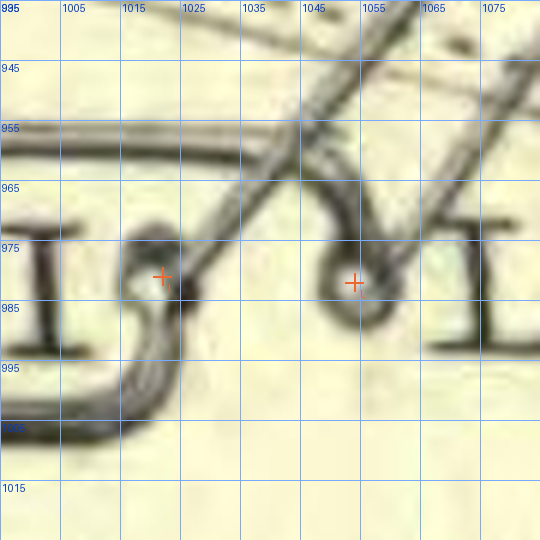
#> input picture noon/agent2-lantern/plate-crops/IL.png, 540 x 540 px
$ python plate.py plate-crops/IL.png
#> lines starting #> are read from the running program, lines starting #| are printed output that depends on the picture
"""plate.py: Young's own drawing of the arrangement (Lectures, 1807, Plate XXVIII, Fig. 401; the scan at the Internet Archive,
lecturescourseof01younrich, leaf 847, 2340 x 3086 pixels) measured.   python -I plate.py PLATE.jpg
The places of the pivots, of the lens and of the slider were read by me from enlarged pieces of the scan with a grid laid on them
(plate-crops/, made by this script with the places marked), to about a pixel and a half each way; every figure below carries what
that uncertainty does to it (20,000 draws, each place moved by a normal error of 1.5 pixels each way). The ground line under the
wheels is found by the script: the darkest row in six columns clear of the wheels, and a straight line through them."""
import math, os, sys, json
import numpy as np
HERE = os.path.dirname(os.path.abspath(__file__))
PLACES = {'I': (1022, 981), 'L': (1054, 982), 'K': (1209, 753), 'N': (1376, 990),      # the four pivots
          'F': (975, 916), 'E': (871, 916),                                               # the middle of the lens, the painted slider (edge-on)
          'Gleft': (1306, 916), 'Gright': (1376, 916)}                                    # the two faces of the dark bar that stands for the screen
GROUND_COLUMNS = (630, 780, 1000, 1100, 1200, 1290); BAND = (1085, 1125)
def ground(a):
    pts = [(x, BAND[0] + int(a[BAND[0]:BAND[1], x - 3:x + 4].mean(axis=1).argmin())) for x in GROUND_COLUMNS]; xs = np.array([p[0] for p in pts], float); ys = np.array([p[1] for p in pts], float)
    slope, icpt = np.polyfit(xs, ys, 1); return float(slope), float(icpt), pts, float(np.abs(ys - (slope * xs + icpt)).max())
def figures(P, slope):
    d = lambda a, b: math.hypot(P[a][0] - P[b][0], P[a][1] - P[b][1]); IK, KN, KL = d('I', 'K'), d('K', 'N'), d('K', 'L'); f_L = P['L'][0] - P['F'][0]; f_I = (P['I'][0] - P['E'][0]) / 2.0; s = P['F'][0] - P['E'][0]
    lens = lambda sp: 1 / (1 / s + 1 / sp); c2 = IK ** 2 - KL ** 2
    drop = (P['N'][1] - P['I'][1]) - slope * (P['N'][0] - P['I'][0])      # how far N lies below the line through I parallel to the ground (pixels, + is below)
    return {'KN_over_IK': KN / IK, 'IK': IK, 'KN': KN, 'KL': KL, 'IL': P['L'][0] - P['I'][0], 'LN': P['N'][0] - P['L'][0], 'f_by_L': f_L, 'f_by_I': f_I, 'f_by_lens_left': lens(P['Gleft'][0] - P['F'][0]), 'f_by_lens_right': lens(P['Gright'][0] - P['F'][0]),
            'c': math.sqrt(max(c2, 0)), 'c_over_f_by_L': math.sqrt(max(c2, 0)) / f_L, 'root_IL_LN': math.sqrt(max((P['L'][0] - P['I'][0]) * (P['N'][0] - P['L'][0]), 0)), 'N_drop_over_f': drop / f_L,
            'x_drawn': s - f_L, 'xprime_left': P['Gleft'][0] - P['F'][0] - f_L, 'xprime_right': P['Gright'][0] - P['F'][0] - f_L,
            'sharp_beyond': (f_L * s / (s - f_L)) if s > f_L else float('nan'), 'near_face_beyond': P['Gleft'][0] - P['F'][0], 'far_face_beyond': P['Gright'][0] - P['F'][0], 'c_over_f_by_lens_right': math.sqrt(max(c2, 0)) / lens(P['Gright'][0] - P['F'][0]), 'L_off_line_IN_over_f': ((P['L'][1] - P['I'][1]) - (P['N'][1] - P['I'][1]) * (P['L'][0] - P['I'][0]) / (P['N'][0] - P['I'][0])) / f_L, 'p_over_f': (P['I'][0] - P['E'][0]) / f_L, 'e_over_f': (P['Gright'][0] - P['Gleft'][0]) / f_L}      # the last four added after the sheet was scored (plate-as-sealed.py is as it was)
def measure(path, draws=20000, sd=1.5, seed=1807):
    from PIL import Image
    a = np.asarray(Image.open(path).convert('L'), float); slope, icpt, pts, off = ground(a); base = figures(PLACES, slope); rng = np.random.default_rng(seed); acc = {k: [] for k in base}
    for _ in range(draws):
        P = {k: (v[0] + rng.normal(0, sd), v[1] + rng.normal(0, sd)) for k, v in PLACES.items()}; fg = figures(P, slope)
        for k in fg: acc[k].append(fg[k])
    return {'ground_slope': slope, 'ground_points': pts, 'ground_worst_off': off, 'figures': {k: (base[k], float(np.nanstd(acc[k]))) for k in base}, 'sharp_beyond_16_84': [float(v) for v in np.nanpercentile(acc['sharp_beyond'], [16, 84])]}
def crops(path):
#> called with path = 'plate-crops/IL.png'
    from PIL import Image, ImageDraw
    im = Image.open(path).convert('RGB'); os.makedirs(os.path.join(HERE, 'plate-crops'), exist_ok=True)
#> in crops, im is the input picture: PIL image 540x540 RGB; mean R, G, B 209, 208.7, 181
    for name, (x0, y0, x1, y1), k in (('IL', (995, 935, 1085, 1025), 6), ('K', (1170, 718, 1250, 798), 6), ('N', (1332, 950, 1412, 1030), 6), ('EF', (850, 850, 1000, 950), 5), ('whole', (590, 720, 1400, 1130), 2)):
        c = im.crop((x0, y0, x1, y1)).resize(((x1 - x0) * k, (y1 - y0) * k), Image.LANCZOS); d = ImageDraw.Draw(c)
        if name != 'whole':
            for t in range(0, x1 - x0 + 1, 10): d.line([(t * k, 0), (t * k, (y1 - y0) * k)], fill=(120, 170, 255), width=1); d.text((t * k + 2, 2), str(x0 + t), fill=(0, 60, 200))
            for t in range(0, y1 - y0 + 1, 10): d.line([(0, t * k), ((x1 - x0) * k, t * k)], fill=(120, 170, 255), width=1); d.text((2, t * k + 2), str(y0 + t), fill=(0, 60, 200))
        for lab, (px, py) in PLACES.items():
            if x0 <= px <= x1 and y0 <= py <= y1: X, Y = (px - x0) * k, (py - y0) * k; d.line([(X - 9, Y), (X + 9, Y)], fill=(235, 104, 52), width=2); d.line([(X, Y - 9), (X, Y + 9)], fill=(235, 104, 52), width=2); d.text((X + 6, Y + 6), lab, fill=(235, 104, 52))
        c.save(os.path.join(HERE, 'plate-crops', name + '.png'))
#> this loop made 5 passes
#> pass 1, in crops, `c.save(os.path.join(HERE, 'plate-crops', name + '.png'))`:
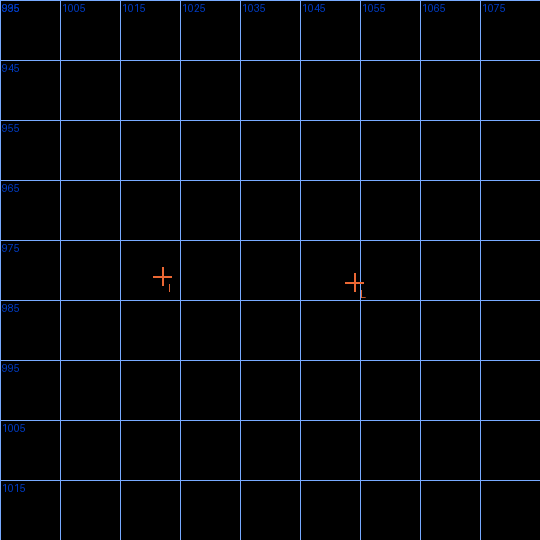
#> saved as IL.png: PIL image 540x540 RGB; mean R, G, B 4.1, 5.9, 9.1
#> pass 2, in crops, `c.save(os.path.join(HERE, 'plate-crops', name + '.png'))`:
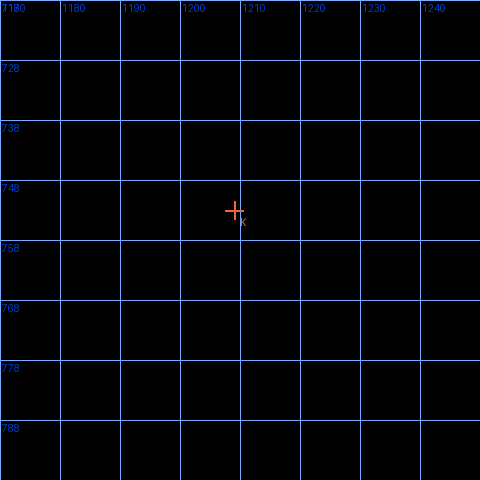
#> saved as K.png: PIL image 480x480 RGB; mean R, G, B 4.1, 5.9, 9.1
#> after the loop:
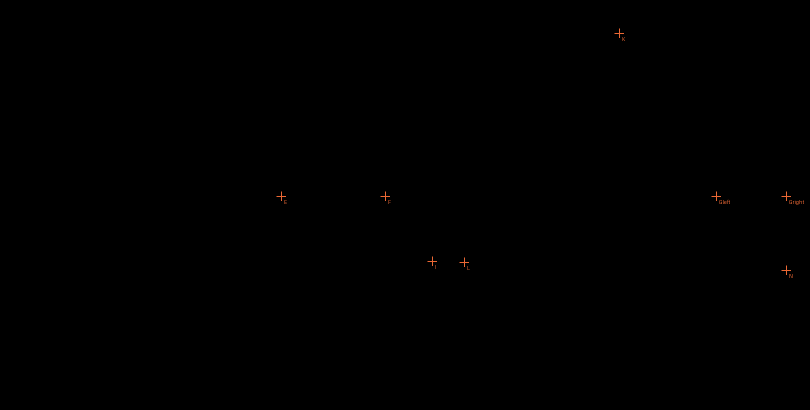
#> c: PIL image 1620x820 RGB (shown at 1/2 size); mean R, G, B 0.1, 0.1, 0
if __name__ == '__main__':
    path = sys.argv[1]; crops(path); m = measure(path); json.dump(m, open(os.path.join(HERE, 'plate.json'), 'w'), indent=1); F = m['figures']
#> in measure, `a = np.asarray(Image.open(path).convert('L'), float)`:
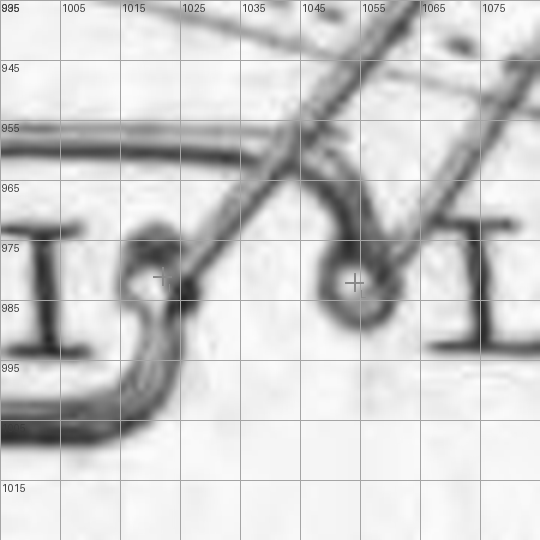
#> a: shape (540, 540) float64; min 36, max 252, mean 205.6
#> (the run stopped early here; a loop or call above may not have finished)

$ run again, with noon/agent2-lantern/plate-crops/N.png copied over noon/agent2-lantern/plate-crops/IL.png
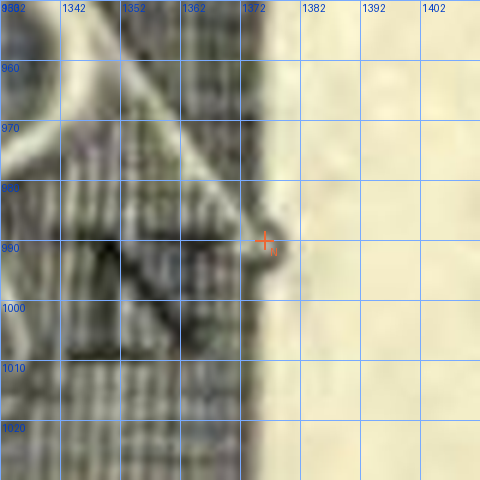
#> input picture noon/agent2-lantern/plate-crops/N.png, 480 x 480 px
#> in crops, im is the input picture: PIL image 480x480 RGB; mean R, G, B 169.3, 168.4, 148.6
#> in measure, `a = np.asarray(Image.open(path).convert('L'), float)`:
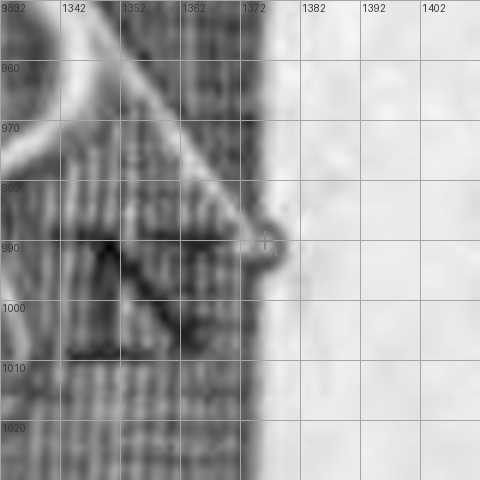
#> a: shape (480, 480) float64; min 3, max 245, mean 166.4
